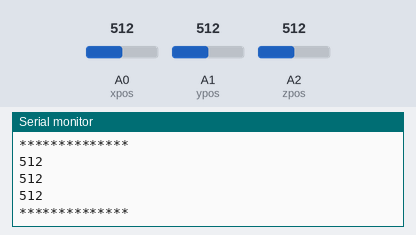
This sketch was run on a simulated Arduino Uno, built with avr-gcc and run on an emulated ATmega328P. On the bench: the last lines printed to the serial monitor. The inputs (shaded band) are chosen by the test bench; at power-on: A0 (xpos) = 512, A1 (ypos) = 512, A2 (zpos) = 512.

Above: at 1.8 s.
1.9 s: A0 (xpos) set to 716
3.4 s: A1 (ypos) set to 306
At 4.6 s:
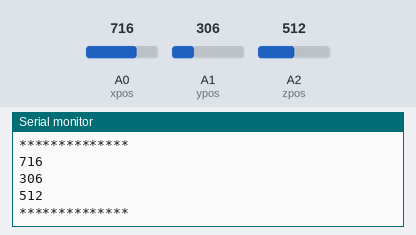
4.9 s: A2 (zpos) set to 900
At 5.4 s:
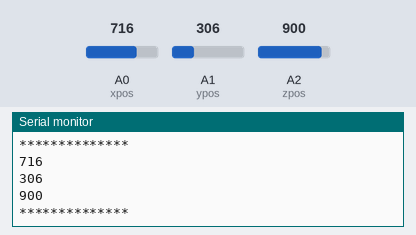
6.4 s: A2 (zpos) set to 1023
At 7.7 s:
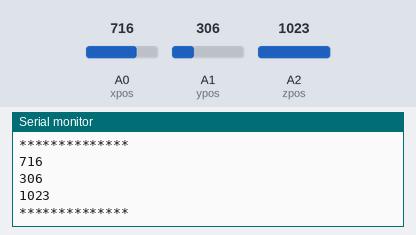
7.9 s: A1 (ypos) set to 122
At 8.8 s:
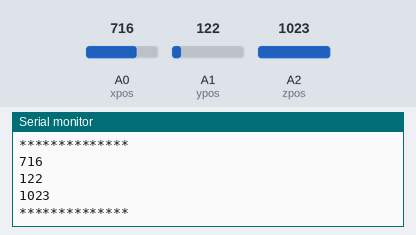
9.4 s: A0 (xpos) set to 511
Timing chart, 0 to 11.9 s (numbered marks = the images above; inputs shaded):
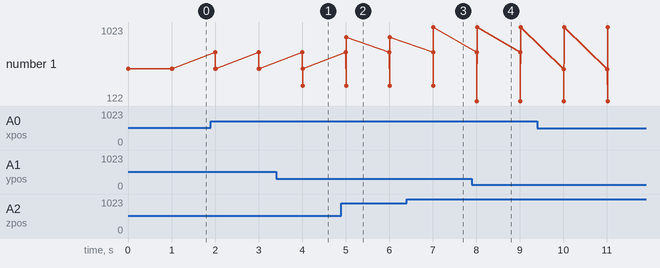

Measured:
- after the input at 3.4 s, the serial monitor: prints a new line after 0.61 s (image 1)
- after the input at 4.9 s, the serial monitor: prints a new line after 0.12 s (image 2)
- after the input at 6.4 s, the serial monitor: prints a new line after 0.62 s (image 3)
- after the input at 7.9 s, the serial monitor: prints a new line after 0.11 s (image 4)
- plotted number 1: 512 → 900 after the input at 4.9 s, 900 → 1023 after the input at 6.4 s

The sketch:

accelroMeterSENSOr_modulLE.ino
```cpp
#define xpos A0
#define ypos A1
#define zpos A2

int a, b, c;

void setup() {
  Serial.begin(9600);

  pinMode(xpos, INPUT);
  pinMode(ypos, INPUT);
  pinMode(zpos, INPUT);
}

void loop() {
  a = analogRead(xpos);
  b = analogRead(ypos);
  c = analogRead(zpos);

  Serial.println(a);
  Serial.println(b);
  Serial.println(c);

  Serial.println("**************");

  delay(1000);
}


//370   280
```
